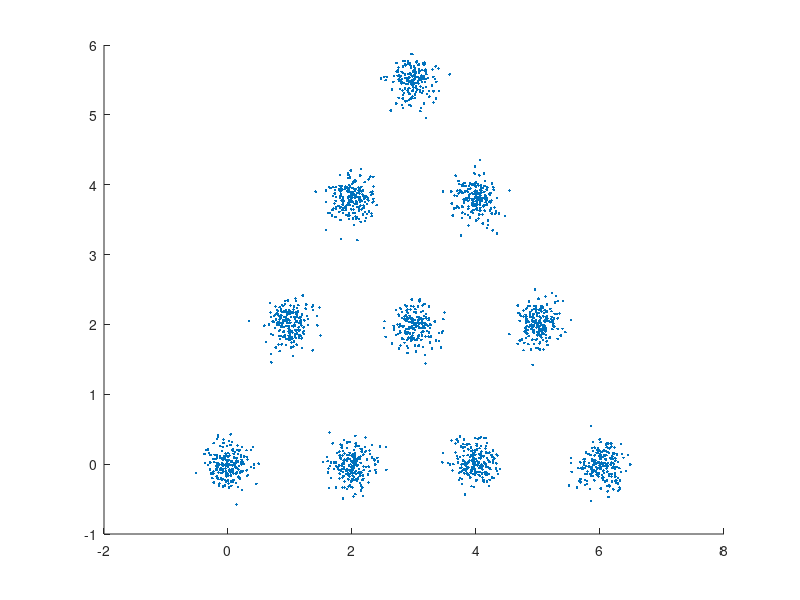

The MATLAB source for this figure: (Note: this script raises an error after producing the figure.)
%% This code implements the actual DA algorithm where we increase the 
% number of clusters when the condition for phase transition is satisfied.

%% Constructing Data Set 6
C1 = [0 0]; C2 = [2 0]; C3 = [1 2]; 
C4 = [4 0]; C5 = [6 0]; C6 = [5 2]; 
C7 = [2 3.8]; C8 = [4 3.8]; C9 = [3 5.5];
C10 = [3,2];
rng('default');
Centers = [C1; C2; C3; C4; C5; C6; C7; C8; C9; C10];
Np = 200;
count = 1;
X = zeros(size(Centers,1)*Np, 2);
for i = 1 : size(Centers,1)
    for j = 1 : Np
        x = normrnd(Centers(i,1),0.175);
        y = normrnd(Centers(i,2),0.175);
        X(count,:) = [x y];
        count = count + 1;
    end
end

scatter(X(:,1),X(:,2),'.');
[M, N] = size(X);

%% Setting for DA parameters

K = 1; Tmin = 1e-3; alpha = 0.99; PERTURB = 0.0001; STOP = 1e-2; Kmax = 9;
T = 50; Px = (1/M)*ones(M,1); Y = repmat(Px'*X, [K,1]);
rho = Px; Py = 1; D_Arr = zeros(500,1);
K_Arr = zeros(500,1); Beta_Arr = zeros(500,1); K_Arr1 = zeros(500,1);


T_P = zeros(K,K,M);
for j = 1 : K
    for k = 1 : K
        if j ~= k
            T_P(k,j,:) = 1/(K*K);
        end
    end
    T_P(j,j,:) = (K-1)/K;
end
v = VideoWriter('my_simulation_video_With_TP.mp4', 'MPEG-4');  % or 'Motion JPEG AVI'
v.FrameRate = 10;  % frames per second
open(v);
SPLIT = 0.15; inds = []; flag = 0;
while T >= Tmin
    fprintf('%d %d\n', K, T);
    if(flag == 0)
        if(K < Kmax) %phase 1, duplicate codevectors
			YY = [Y;Y] + PERTURB*randn(2*K,N);
            Pyy = 0.5*[Py;Py];
            KK = 2*K;
            T_P = zeros(K,K,M);
            for j = 1 : KK
                for k = 1 : KK
                    if j ~= k
                        T_P(k,j,:) = 2/(KK*KK);
                    end
                end
                T_P(j,j,:) = (KK-2)/KK;
            end
        else %phase 2, do nothing
            YY = Y;
            Pyy = Py;
            KK = K;
            for j = 1 : KK
                for k = 1 : KK
                    if j ~= k
                        T_P(k,j,:) = 1/(KK*KK);
                    end
                end
                T_P(j,j,:) = (KK-1)/KK;
            end
        end
        L_old = inf;
        
        while 1
            [D,D_Act] = distortion(X,YY,M,N,KK,T_P);
            P = association_weights(D, T, KK);
            Y = centroid_location(KK, T_P, M, P, X);
            Pyy = P'*Px;
            %Y = Y + PERTURB*rand(size(Y));
            L = -T*Px'*log(sum(exp(-D/T),2));
            if(norm(L-L_old) < STOP)
                break;
            end
            L_old = L;
        end

        % determine the distinct codevectors
        Y = [];
        Py = [];
        dist=2*SPLIT;
        
        for i = 1:KK
            for j = 1:size(Y,1)
                dist = norm(YY(i,:) - Y(j,:));
                if(dist < SPLIT)
                    break;
                end
            end
            if(dist > SPLIT)
                Y = [Y;YY(i,:)];
                inds = [inds;i];
                Py = [Py;Pyy(i)];
            else
                Py(j) = Py(j) + Pyy(i);
            end
            
            K = size(Y,1);
            if(K > Kmax)
                [sortPy, sortPy_ind] = sort(Py,'descend');
                Y = Y(sortPy_ind(1:Kmax),:);
                Py = sortPy(1:Kmax);
                flag = 1;
                K = Kmax;
            end
        end
    elseif(flag == 1)
        while(1)
            [D,D_Act] = distortion(X,Y,M,N,K,T_P);
            P = association_weights(D, T, K);
            Y = centroid_location(K, T_P, M, P, X);
            Pyy = P'*Px;
            %Y = Y + PERTURB*rand(size(Y));
            L = -T*Px'*log(sum(exp(-D/T),2));
            if(norm(L-L_old) < STOP)
                break;
            end
            L_old = L;
        end
    end
    %D_Arr(count,1) = Dis;
    K_Arr(count,1) = K;
    Beta_Arr(count) = 1/T;
    count = count + 1;
        
    T = T*alpha;
    %scatter(X(:,1),X(:,2),'.'); hold on;
    %scatter(Y(:,1),Y(:,2),'d','filled'); title(T); hold off;
    %frame = getframe(gcf);       % gcf = current figure
    %writeVideo(v, frame);  
end
close(v);
plot(X(:,1),X(:,2),'+b','MarkerSize',16);hold on
plot(Y(:,1),Y(:,2),'*r','MarkerSize',20);hold off
figure;
D_Arr(D_Arr == 0) = [];
K_Arr(K_Arr == 0) = [];
K_Arr1(K_Arr1 == 0) = [];
Beta_Arr(Beta_Arr == 0) = [];
%scatter(K_Arr,D_Arr);
%scatter(K_Arr,Beta_Arr);
plot(Beta_Arr, K_Arr);
